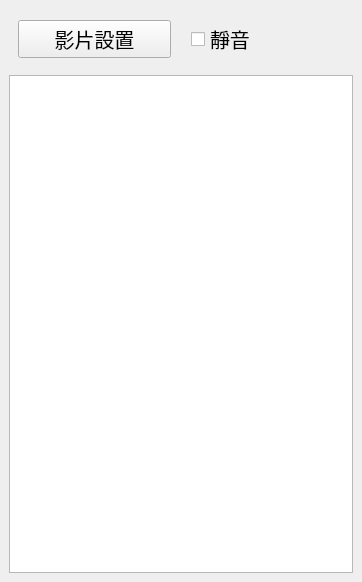
<?xml version="1.0" encoding="UTF-8"?>
<ui version="4.0">
 <class>EditVideo</class>
 <widget class="QWidget" name="EditVideo">
  <property name="geometry">
   <rect>
    <x>0</x>
    <y>0</y>
    <width>362</width>
    <height>582</height>
   </rect>
  </property>
  <property name="windowTitle">
   <string>Form</string>
  </property>
  <property name="styleSheet">
   <string notr="true">font: 20px;</string>
  </property>
  <layout class="QGridLayout" name="gridLayout">
   <property name="leftMargin">
    <number>0</number>
   </property>
   <property name="topMargin">
    <number>0</number>
   </property>
   <property name="rightMargin">
    <number>0</number>
   </property>
   <property name="bottomMargin">
    <number>0</number>
   </property>
   <property name="spacing">
    <number>0</number>
   </property>
   <item row="0" column="0">
    <widget class="QWidget" name="wBg" native="true">
     <layout class="QVBoxLayout" name="verticalLayout">
      <item>
       <widget class="QWidget" name="widget" native="true">
        <property name="minimumSize">
         <size>
          <width>0</width>
          <height>60</height>
         </size>
        </property>
        <layout class="QHBoxLayout" name="horizontalLayout">
         <property name="spacing">
          <number>20</number>
         </property>
         <item>
          <widget class="QPushButton" name="btnSetting">
           <property name="text">
            <string>影片設置</string>
           </property>
          </widget>
         </item>
         <item>
          <widget class="QCheckBox" name="checkBox">
           <property name="text">
            <string>靜音</string>
           </property>
          </widget>
         </item>
        </layout>
       </widget>
      </item>
      <item>
       <widget class="QTableWidget" name="tb"/>
      </item>
     </layout>
    </widget>
   </item>
  </layout>
 </widget>
 <resources/>
 <connections/>
</ui>
